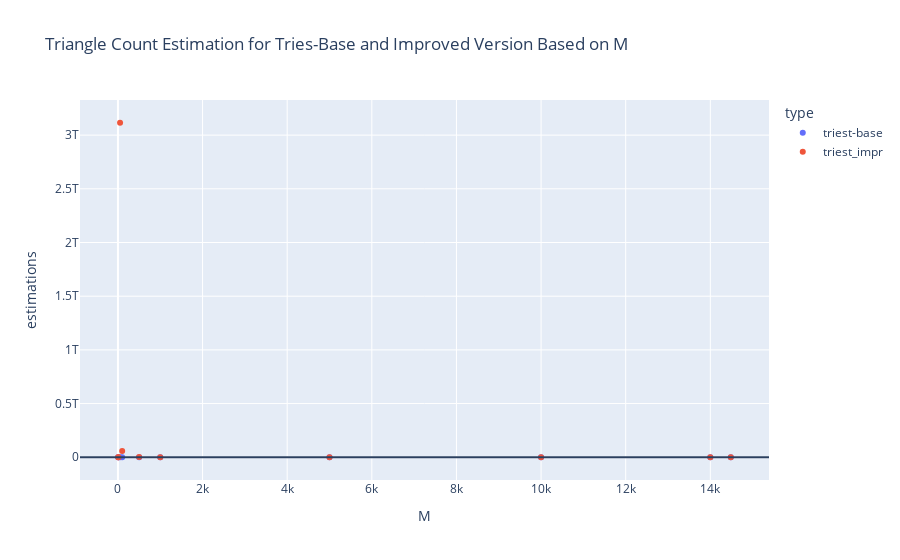

The cell this chart's notebook holds for it:
### Code cell
import plotly.express as px

fig = px.scatter(df_results, x="M", y="estimations", color="type",
                title="Triangle Count Estimation for Triest-Base and Improved Version Based on M")
fig.add_hline(y = 48260)
fig.show()

### Figure 1 — Plotly figure (JSON) as saved in the notebook; plotly's stock layout.template omitted (floating-point values rounded to 4 significant figures)
{"data": [{"hovertemplate": "type=triest-base<br>M=%{x}<br>estimations=%{y}<extra></extra>", "legendgroup": "triest-base", "marker": {"color": "#636efa", "symbol": "circle"}, "mode": "markers", "name": "triest-base", "orientation": "v", "showlegend": true, "type": "scatter", "x": [14484, 14000, 10000, 5000, 1000, 500, 100, 50, 10, 6], "xaxis": "x", "y": [48260, 48020.0, 48000.0, 49230.0, 36500.0, 48710.0, 0, 0, 0, 0], "yaxis": "y"}, {"hovertemplate": "type=triest_impr<br>M=%{x}<br>estimations=%{y}<extra></extra>", "legendgroup": "triest_impr", "marker": {"color": "#EF553B", "symbol": "circle"}, "mode": "markers", "name": "triest_impr", "orientation": "v", "showlegend": true, "type": "scatter", "x": [14484, 14000, 10000, 5000, 1000, 500, 100, 50, 10, 6], "xaxis": "x", "y": [48260, 53430.0, 147100.0, 1163000.0, 156400000.0, 1177000000.0, 57790000000.0, 3115000000000.0, 0, 0], "yaxis": "y"}], "layout": {"legend": {"title": {"text": "type"}, "tracegroupgap": 0}, "shapes": [{"type": "line", "x0": 0, "x1": 1, "xref": "x domain", "y0": 48260, "y1": 48260, "yref": "y"}], "title": {"text": "Triangle Count Estimation for Tries-Base and Improved Version Based on M"}, "xaxis": {"anchor": "y", "domain": [0, 1], "title": {"text": "M"}}, "yaxis": {"anchor": "x", "domain": [0, 1], "title": {"text": "estimations"}}}}
